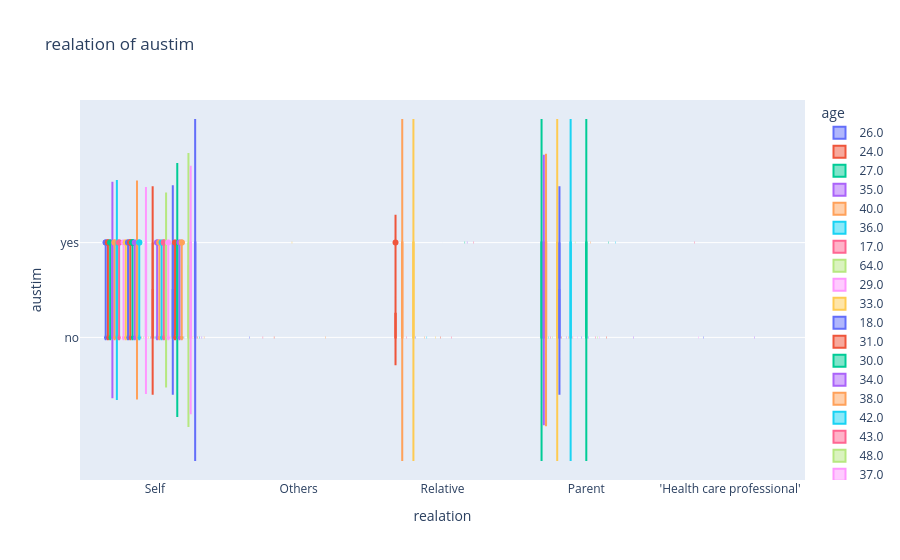

The code cell stored with this chart in its notebook:
### Markdown cell above
united states and their age between 17 to 30

### Code cell
fig = px.violin(df, x='realation', y='austim',color="age",
                box=True, title='realation of austim')
fig.show()

### Figure 1 — Plotly figure (JSON) as saved in the notebook; plotly's stock layout.template omitted (floating-point values rounded to 4 significant figures)
{"data": [{"alignmentgroup": "True", "box": {"visible": true}, "hovertemplate": "age=26.0<br>realation=%{x}<br>austim=%{y}<extra></extra>", "legendgroup": "26.0", "marker": {"color": "#636efa"}, "name": "26.0", "offsetgroup": "26.0", "orientation": "v", "scalegroup": "True", "showlegend": true, "type": "violin", "x": ["Self", "Self", "Self", "Self", "Self", "Self", "Self", "Self", "Self", "Self", "Self", "Self", "Self", "Self", "Others", "Self", "Self", "Self", "Self", "Self", "Self", "Self", "Self", "Self", "Self", "Self"], "x0": " ", "xaxis": "x", "y": ["no", "no", "no", "no", "no", "no", "no", "no", "no", "no", "no", "no", "no", "no", "no", "no", "yes", "no", "no", "no", "no", "no", "yes", "no", "no", "no"], "y0": " ", "yaxis": "y"}, {"alignmentgroup": "True", "box": {"visible": true}, "hovertemplate": "age=24.0<br>realation=%{x}<br>austim=%{y}<extra></extra>", "legendgroup": "24.0", "marker": {"color": "#EF553B"}, "name": "24.0", "offsetgroup": "24.0", "orientation": "v", "scalegroup": "True", "showlegend": true, "type": "violin", "x": ["Self", "Self", "Relative", "Relative", "Self", "Self", "Self", "Self", "Self", "Self", "Self", "Self", "Self", "Self", "Self", "Self", "Self", "Self", "Self", "Self", "Self", "Relative", "Self", "Relative", "Relative", "Self", "Self", "Self", "Self", "Self", "Self"], "x0": " ", "xaxis": "x", "y": ["yes", "no", "no", "no", "no", "no", "no", "no", "no", "no", "no", "no", "no", "no", "no", "no", "no", "no", "no", "yes", "no", "yes", "no", "no", "no", "yes", "no", "no", "no", "no", "no"], "y0": " ", "yaxis": "y"}, {"alignmentgroup": "True", "box": {"visible": true}, "hovertemplate": "age=27.0<br>realation=%{x}<br>austim=%{y}<extra></extra>", "legendgroup": "27.0", "marker": {"color": "#00cc96"}, "name": "27.0", "offsetgroup": "27.0", "orientation": "v", "scalegroup": "True", "showlegend": true, "type": "violin", "x": ["Parent", "Self", "Self", "Self", "Parent", "Self", "Self", "Self", "Self", "Self", "Self", "Self", "Self", "Self", "Self", "Self", "Self", "Self", "Self", "Self", "Self", "Self", "Self", "Self", "Self", "Self", "Self", "Self", "Self"], "x0": " ", "xaxis": "x", "y": ["yes", "no", "no", "no", "no", "no", "no", "no", "no", "no", "no", "no", "no", "no", "yes", "no", "no", "no", "no", "no", "no", "no", "yes", "no", "no", "no", "no", "no", "no"], "y0": " ", "yaxis": "y"}, {"alignmentgroup": "True", "box": {"visible": true}, "hovertemplate": "age=35.0<br>realation=%{x}<br>austim=%{y}<extra></extra>", "legendgroup": "35.0", "marker": {"color": "#ab63fa"}, "name": "35.0", "offsetgroup": "35.0", "orientation": "v", "scalegroup": "True", "showlegend": true, "type": "violin", "x": ["Self", "Self", "Self", "Parent", "Self", "Parent", "Self", "Self", "Self", "Self", "Parent", "Self", "Self", "Self", "Self", "Parent", "Self"], "x0": " ", "xaxis": "x", "y": ["yes", "yes", "yes", "no", "no", "yes", "yes", "no", "no", "yes", "yes", "no", "no", "no", "no", "no", "no"], "y0": " ", "yaxis": "y"}, {"alignmentgroup": "True", "box": {"visible": true}, "hovertemplate": "age=40.0<br>realation=%{x}<br>austim=%{y}<extra></extra>", "legendgroup": "40.0", "marker": {"color": "#FFA15A"}, "name": "40.0", "offsetgroup": "40.0", "orientation": "v", "scalegroup": "True", "showlegend": true, "type": "violin", "x": ["Self", "Self", "Parent", "Self", "Self", "Self", "Self", "Parent", "Self", "Self", "Self", "Parent", "Relative", "Relative", "Self", "Parent"], "x0": " ", "xaxis": "x", "y": ["no", "yes", "yes", "no", "no", "no", "no", "no", "no", "no", "no", "no", "no", "yes", "yes", "yes"], "y0": " ", "yaxis": "y"}, {"alignmentgroup": "True", "box": {"visible": true}, "hovertemplate": "age=36.0<br>realation=%{x}<br>austim=%{y}<extra></extra>", "legendgroup": "36.0", "marker": {"color": "#19d3f3"}, "name": "36.0", "offsetgroup": "36.0", "orientation": "v", "scalegroup": "True", "showlegend": true, "type": "violin", "x": ["Self", "Self", "Parent", "Self", "Self", "Self", "Self", "Self", "Parent", "Self", "Self", "Self", "Self"], "x0": " ", "xaxis": "x", "y": ["no", "yes", "no", "yes", "yes", "no", "no", "no", "no", "no", "yes", "no", "no"], "y0": " ", "yaxis": "y"}, {"alignmentgroup": "True", "box": {"visible": true}, "hovertemplate": "age=17.0<br>realation=%{x}<br>austim=%{y}<extra></extra>", "legendgroup": "17.0", "marker": {"color": "#FF6692"}, "name": "17.0", "offsetgroup": "17.0", "orientation": "v", "scalegroup": "True", "showlegend": true, "type": "violin", "x": ["Self", "'Health care professional'", "Self", "Self", "Self", "Self", "Self", "Self", "Relative", "Self", "Others", "Relative", "Self", "Relative", "Self", "Parent", "Self", "Self"], "x0": " ", "xaxis": "x", "y": ["no", "yes", "no", "no", "no", "no", "yes", "no", "no", "no", "no", "no", "no", "no", "no", "no", "yes", "no"], "y0": " ", "yaxis": "y"}, {"alignmentgroup": "True", "box": {"visible": true}, "hovertemplate": "age=64.0<br>realation=%{x}<br>austim=%{y}<extra></extra>", "legendgroup": "64.0", "marker": {"color": "#B6E880"}, "name": "64.0", "offsetgroup": "64.0", "orientation": "v", "scalegroup": "True", "showlegend": true, "type": "violin", "x": ["Parent"], "x0": " ", "xaxis": "x", "y": ["no"], "y0": " ", "yaxis": "y"}, {"alignmentgroup": "True", "box": {"visible": true}, "hovertemplate": "age=29.0<br>realation=%{x}<br>austim=%{y}<extra></extra>", "legendgroup": "29.0", "marker": {"color": "#FF97FF"}, "name": "29.0", "offsetgroup": "29.0", "orientation": "v", "scalegroup": "True", "showlegend": true, "type": "violin", "x": ["Self", "Self", "Self", "Self", "Self", "Self", "Self", "Self", "Self", "Self", "Self", "Self", "Self", "Self", "'Health care professional'", "Self", "Self", "Self", "Self", "Self", "Self", "Self", "Self", "Self", "Self"], "x0": " ", "xaxis": "x", "y": ["no", "no", "no", "no", "no", "no", "no", "no", "no", "no", "no", "yes", "no", "no", "no", "no", "no", "no", "no", "no", "no", "no", "no", "no", "no"], "y0": " ", "yaxis": "y"}, {"alignmentgroup": "True", "box": {"visible": true}, "hovertemplate": "age=33.0<br>realation=%{x}<br>austim=%{y}<extra></extra>", "legendgroup": "33.0", "marker": {"color": "#FECB52"}, "name": "33.0", "offsetgroup": "33.0", "orientation": "v", "scalegroup": "True", "showlegend": true, "type": "violin", "x": ["Relative", "Self", "Self", "Self", "Parent", "Self", "Self", "Relative", "Self", "Self", "Self", "Parent", "Self", "Self", "Self", "Self"], "x0": " ", "xaxis": "x", "y": ["no", "yes", "yes", "no", "yes", "no", "no", "yes", "no", "no", "no", "no", "no", "no", "no", "no"], "y0": " ", "yaxis": "y"}, {"alignmentgroup": "True", "box": {"visible": true}, "hovertemplate": "age=18.0<br>realation=%{x}<br>austim=%{y}<extra></extra>", "legendgroup": "18.0", "marker": {"color": "#636efa"}, "name": "18.0", "offsetgroup": "18.0", "orientation": "v", "scalegroup": "True", "showlegend": true, "type": "violin", "x": ["Parent", "Parent", "Self", "Self", "Self", "Self", "Self", "Self", "Self", "Self", "Relative", "Relative", "Relative", "Relative", "Self", "Self", "Self", "Self", "Self", "Relative", "Self", "Self", "Self", "Self", "Parent", "Self", "Self", "Parent", "'Health care professional'"], "x0": " ", "xaxis": "x", "y": ["no", "yes", "no", "no", "no", "no", "no", "no", "no", "yes", "no", "no", "no", "no", "no", "no", "no", "no", "yes", "no", "no", "no", "no", "no", "no", "no", "no", "no", "no"], "y0": " ", "yaxis": "y"}, {"alignmentgroup": "True", "box": {"visible": true}, "hovertemplate": "age=31.0<br>realation=%{x}<br>austim=%{y}<extra></extra>", "legendgroup": "31.0", "marker": {"color": "#EF553B"}, "name": "31.0", "offsetgroup": "31.0", "orientation": "v", "scalegroup": "True", "showlegend": true, "type": "violin", "x": ["Self", "Self", "Parent", "Self", "Self", "Self", "Others", "Self", "Self", "Self", "Self", "Self", "Self", "Self", "Self", "Self", "Self", "Self", "Self", "Self", "Self"], "x0": " ", "xaxis": "x", "y": ["no", "no", "no", "yes", "no", "no", "no", "yes", "no", "yes", "no", "no", "no", "no", "no", "no", "no", "no", "no", "no", "yes"], "y0": " ", "yaxis": "y"}, {"alignmentgroup": "True", "box": {"visible": true}, "hovertemplate": "age=30.0<br>realation=%{x}<br>austim=%{y}<extra></extra>", "legendgroup": "30.0", "marker": {"color": "#00cc96"}, "name": "30.0", "offsetgroup": "30.0", "orientation": "v", "scalegroup": "True", "showlegend": true, "type": "violin", "x": ["Self", "Self", "Self", "Self", "Self", "Self", "Self", "Self", "Self", "Self", "Self", "Self", "Self", "Self", "Self", "Self", "Self", "Self", "Self", "Self", "Self", "Self", "Self", "Self", "Self", "Self", "Self"], "x0": " ", "xaxis": "x", "y": ["no", "no", "no", "no", "yes", "no", "no", "no", "yes", "no", "no", "no", "no", "no", "no", "no", "no", "no", "yes", "yes", "no", "no", "no", "yes", "no", "no", "yes"], "y0": " ", "yaxis": "y"}, {"alignmentgroup": "True", "box": {"visible": true}, "hovertemplate": "age=34.0<br>realation=%{x}<br>austim=%{y}<extra></extra>", "legendgroup": "34.0", "marker": {"color": "#ab63fa"}, "name": "34.0", "offsetgroup": "34.0", "orientation": "v", "scalegroup": "True", "showlegend": true, "type": "violin", "x": ["Self", "Self", "Self", "Self", "Self", "Self", "Self", "Self", "Self", "Self", "Self", "Parent"], "x0": " ", "xaxis": "x", "y": ["no", "no", "yes", "no", "no", "no", "no", "no", "no", "no", "no", "no"], "y0": " ", "yaxis": "y"}, {"alignmentgroup": "True", "box": {"visible": true}, "hovertemplate": "age=38.0<br>realation=%{x}<br>austim=%{y}<extra></extra>", "legendgroup": "38.0", "marker": {"color": "#FFA15A"}, "name": "38.0", "offsetgroup": "38.0", "orientation": "v", "scalegroup": "True", "showlegend": true, "type": "violin", "x": ["Self", "Parent", "Self", "Self", "Self", "Self", "Self", "Relative", "Self", "Self", "Self", "Self"], "x0": " ", "xaxis": "x", "y": ["no", "no", "yes", "no", "no", "no", "no", "no", "no", "yes", "no", "yes"], "y0": " ", "yaxis": "y"}, {"alignmentgroup": "True", "box": {"visible": true}, "hovertemplate": "age=42.0<br>realation=%{x}<br>austim=%{y}<extra></extra>", "legendgroup": "42.0", "marker": {"color": "#19d3f3"}, "name": "42.0", "offsetgroup": "42.0", "orientation": "v", "scalegroup": "True", "showlegend": true, "type": "violin", "x": ["Relative", "Self", "Self", "Self", "Self", "Self", "Parent", "Parent", "Self", "Self", "Self", "Self", "Self", "Self", "Self"], "x0": " ", "xaxis": "x", "y": ["no", "no", "no", "yes", "no", "no", "no", "yes", "no", "no", "no", "no", "no", "yes", "no"], "y0": " ", "yaxis": "y"}, {"alignmentgroup": "True", "box": {"visible": true}, "hovertemplate": "age=43.0<br>realation=%{x}<br>austim=%{y}<extra></extra>", "legendgroup": "43.0", "marker": {"color": "#FF6692"}, "name": "43.0", "offsetgroup": "43.0", "orientation": "v", "scalegroup": "True", "showlegend": true, "type": "violin", "x": ["Self", "Self", "Self", "Self", "Self", "Parent", "Self", "Self", "Self", "Self", "Self"], "x0": " ", "xaxis": "x", "y": ["no", "no", "no", "no", "no", "no", "no", "no", "no", "no", "no"], "y0": " ", "yaxis": "y"}, {"alignmentgroup": "True", "box": {"visible": true}, "hovertemplate": "age=48.0<br>realation=%{x}<br>austim=%{y}<extra></extra>", "legendgroup": "48.0", "marker": {"color": "#B6E880"}, "name": "48.0", "offsetgroup": "48.0", "orientation": "v", "scalegroup": "True", "showlegend": true, "type": "violin", "x": ["Self", "Self", "Parent", "Self"], "x0": " ", "xaxis": "x", "y": ["no", "no", "yes", "no"], "y0": " ", "yaxis": "y"}, {"alignmentgroup": "True", "box": {"visible": true}, "hovertemplate": "age=37.0<br>realation=%{x}<br>austim=%{y}<extra></extra>", "legendgroup": "37.0", "marker": {"color": "#FF97FF"}, "name": "37.0", "offsetgroup": "37.0", "orientation": "v", "scalegroup": "True", "showlegend": true, "type": "violin", "x": ["Self", "Self", "Self", "Self", "Self", "Self", "Self", "Self", "Self", "Self", "Self", "Parent", "Self", "Self", "Self", "Parent"], "x0": " ", "xaxis": "x", "y": ["yes", "yes", "no", "no", "no", "no", "no", "yes", "no", "no", "no", "no", "no", "no", "yes", "no"], "y0": " ", "yaxis": "y"}, {"alignmentgroup": "True", "box": {"visible": true}, "hovertemplate": "age=55.0<br>realation=%{x}<br>austim=%{y}<extra></extra>", "legendgroup": "55.0", "marker": {"color": "#FECB52"}, "name": "55.0", "offsetgroup": "55.0", "orientation": "v", "scalegroup": "True", "showlegend": true, "type": "violin", "x": ["Self", "Self", "Relative", "Self", "Others", "Self"], "x0": " ", "xaxis": "x", "y": ["no", "no", "no", "no", "yes", "no"], "y0": " ", "yaxis": "y"}, {"alignmentgroup": "True", "box": {"visible": true}, "hovertemplate": "age=50.0<br>realation=%{x}<br>austim=%{y}<extra></extra>", "legendgroup": "50.0", "marker": {"color": "#636efa"}, "name": "50.0", "offsetgroup": "50.0", "orientation": "v", "scalegroup": "True", "showlegend": true, "type": "violin", "x": ["Self", "Self", "Self", "Self", "Parent"], "x0": " ", "xaxis": "x", "y": ["no", "no", "no", "no", "no"], "y0": " ", "yaxis": "y"}, {"alignmentgroup": "True", "box": {"visible": true}, "hovertemplate": "age=53.0<br>realation=%{x}<br>austim=%{y}<extra></extra>", "legendgroup": "53.0", "marker": {"color": "#EF553B"}, "name": "53.0", "offsetgroup": "53.0", "orientation": "v", "scalegroup": "True", "showlegend": true, "type": "violin", "x": ["Self", "Relative", "Self", "Self", "Self", "Relative"], "x0": " ", "xaxis": "x", "y": ["no", "no", "yes", "no", "no", "no"], "y0": " ", "yaxis": "y"}, {"alignmentgroup": "True", "box": {"visible": true}, "hovertemplate": "age=20.0<br>realation=%{x}<br>austim=%{y}<extra></extra>", "legendgroup": "20.0", "marker": {"color": "#00cc96"}, "name": "20.0", "offsetgroup": "20.0", "orientation": "v", "scalegroup": "True", "showlegend": true, "type": "violin", "x": ["Self", "Self", "Self", "Self", "Self", "Self", "Self", "Self", "Parent", "Self", "Self", "Self", "Self", "Self", "Self", "Self", "Self", "Self", "Self", "Self", "Parent", "Self", "Self", "Self", "Self", "Self", "Self", "Self", "Self", "Self", "Self", "Self", "Self", "Self", "Self", "Self", "Self", "Self", "Self", "Self", "Self", "Self", "Self"], "x0": " ", "xaxis": "x", "y": ["no", "no", "no", "no", "no", "no", "no", "no", "yes", "no", "no", "no", "no", "no", "no", "no", "no", "no", "no", "no", "no", "no", "no", "no", "no", "no", "no", "no", "no", "no", "no", "no", "no", "no", "no", "no", "no", "no", "no", "no", "no", "no", "no"], "y0": " ", "yaxis": "y"}, {"alignmentgroup": "True", "box": {"visible": true}, "hovertemplate": "age=28.0<br>realation=%{x}<br>austim=%{y}<extra></extra>", "legendgroup": "28.0", "marker": {"color": "#ab63fa"}, "name": "28.0", "offsetgroup": "28.0", "orientation": "v", "scalegroup": "True", "showlegend": true, "type": "violin", "x": ["Self", "Self", "Self", "Self", "Parent", "Self", "Self", "Self", "Self", "Self", "Self", "Self", "Self", "Self", "Self", "Self", "Self", "Parent", "Self", "Self", "Self", "Self", "Parent"], "x0": " ", "xaxis": "x", "y": ["no", "no", "no", "yes", "no", "no", "no", "no", "no", "no", "no", "yes", "no", "no", "no", "no", "no", "no", "no", "no", "no", "no", "no"], "y0": " ", "yaxis": "y"}, {"alignmentgroup": "True", "box": {"visible": true}, "hovertemplate": "age=21.0<br>realation=%{x}<br>austim=%{y}<extra></extra>", "legendgroup": "21.0", "marker": {"color": "#FFA15A"}, "name": "21.0", "offsetgroup": "21.0", "orientation": "v", "scalegroup": "True", "showlegend": true, "type": "violin", "x": ["Self", "Self", "Self", "Self", "Self", "Self", "Self", "Self", "Self", "Self", "Self", "Self", "Self", "Self", "Self", "Self", "Self", "Self", "Self", "Self", "Self", "Self", "Self", "Self", "Self", "Self", "Self", "Self", "Self", "Self", "Self", "Self", "Self", "Self", "Self", "Parent", "Self", "Self", "Self", "Self", "Self", "Self", "Self"], "x0": " ", "xaxis": "x", "y": ["no", "yes", "no", "no", "no", "no", "no", "no", "no", "no", "no", "no", "no", "no", "no", "no", "no", "no", "no", "no", "no", "no", "no", "no", "no", "no", "no", "no", "no", "no", "no", "no", "no", "no", "yes", "yes", "no", "no", "no", "no", "no", "no", "no"], "y0": " ", "yaxis": "y"}, {"alignmentgroup": "True", "box": {"visible": true}, "hovertemplate": "age=47.0<br>realation=%{x}<br>austim=%{y}<extra></extra>", "legendgroup": "47.0", "marker": {"color": "#19d3f3"}, "name": "47.0", "offsetgroup": "47.0", "orientation": "v", "scalegroup": "True", "showlegend": true, "type": "violin", "x": ["Self", "Self", "Self", "Self", "Self", "Self"], "x0": " ", "xaxis": "x", "y": ["no", "no", "no", "yes", "no", "no"], "y0": " ", "yaxis": "y"}, {"alignmentgroup": "True", "box": {"visible": true}, "hovertemplate": "age=32.0<br>realation=%{x}<br>austim=%{y}<extra></extra>", "legendgroup": "32.0", "marker": {"color": "#FF6692"}, "name": "32.0", "offsetgroup": "32.0", "orientation": "v", "scalegroup": "True", "showlegend": true, "type": "violin", "x": ["Self", "Self", "Self", "Self", "Self", "Self", "Self", "Parent", "Self", "Self", "Parent", "Parent", "Self", "Relative", "Self", "Self", "Self", "Self"], "x0": " ", "xaxis": "x", "y": ["yes", "yes", "no", "no", "no", "no", "yes", "no", "no", "no", "no", "no", "no", "no", "no", "no", "no", "no"], "y0": " ", "yaxis": "y"}, {"alignmentgroup": "True", "box": {"visible": true}, "hovertemplate": "age=44.0<br>realation=%{x}<br>austim=%{y}<extra></extra>", "legendgroup": "44.0", "marker": {"color": "#B6E880"}, "name": "44.0", "offsetgroup": "44.0", "orientation": "v", "scalegroup": "True", "showlegend": true, "type": "violin", "x": ["Self", "Self", "Self", "Parent", "Self", "Self", "Self", "Self", "Self"], "x0": " ", "xaxis": "x", "y": ["no", "no", "no", "no", "no", "yes", "no", "no", "yes"], "y0": " ", "yaxis": "y"}, {"alignmentgroup": "True", "box": {"visible": true}, "hovertemplate": "age=19.0<br>realation=%{x}<br>austim=%{y}<extra></extra>", "legendgroup": "19.0", "marker": {"color": "#FF97FF"}, "name": "19.0", "offsetgroup": "19.0", "orientation": "v", "scalegroup": "True", "showlegend": true, "type": "violin", "x": ["Parent", "Self", "Parent", "Parent", "Self", "Parent", "Self", "Self", "Self", "Self", "Self", "Self", "Self", "Self", "Self", "Self", "Self", "Self", "Self", "Self", "Self", "Self", "Self", "Self", "Self", "Self", "Self", "Self", "Self", "Parent", "Self"], "x0": " ", "xaxis": "x", "y": ["no", "yes", "no", "no", "no", "no", "no", "no", "no", "no", "no", "no", "no", "no", "no", "no", "no", "no", "no", "no", "no", "no", "no", "no", "no", "no", "no", "no", "no", "no", "no"], "y0": " ", "yaxis": "y"}, {"alignmentgroup": "True", "box": {"visible": true}, "hovertemplate": "age=58.0<br>realation=%{x}<br>austim=%{y}<extra></extra>", "legendgroup": "58.0", "marker": {"color": "#FECB52"}, "name": "58.0", "offsetgroup": "58.0", "orientation": "v", "scalegroup": "True", "showlegend": true, "type": "violin", "x": ["Self", "Self"], "x0": " ", "xaxis": "x", "y": ["no", "no"], "y0": " ", "yaxis": "y"}, {"alignmentgroup": "True", "box": {"visible": true}, "hovertemplate": "age=45.0<br>realation=%{x}<br>austim=%{y}<extra></extra>", "legendgroup": "45.0", "marker": {"color": "#636efa"}, "name": "45.0", "offsetgroup": "45.0", "orientation": "v", "scalegroup": "True", "showlegend": true, "type": "violin", "x": ["Self", "Self", "Self", "Self"], "x0": " ", "xaxis": "x", "y": ["no", "yes", "no", "no"], "y0": " ", "yaxis": "y"}, {"alignmentgroup": "True", "box": {"visible": true}, "hovertemplate": "age=22.0<br>realation=%{x}<br>austim=%{y}<extra></extra>", "legendgroup": "22.0", "marker": {"color": "#EF553B"}, "name": "22.0", "offsetgroup": "22.0", "orientation": "v", "scalegroup": "True", "showlegend": true, "type": "violin", "x": ["Self", "Self", "Self", "Self", "Self", "Self", "Self", "Self", "Self", "Self", "Self", "Self", "Self", "Self", "Self", "Parent", "Self", "Self", "Self", "Self", "Self", "Self", "Self", "Self", "Self", "Self", "Self", "Self", "Self", "Self", "Self", "Self", "Self", "Self", "Self", "Self", "Self"], "x0": " ", "xaxis": "x", "y": ["no", "no", "no", "no", "no", "no", "no", "no", "no", "no", "no", "yes", "no", "no", "no", "no", "no", "no", "no", "no", "no", "no", "no", "no", "no", "no", "no", "no", "no", "no", "no", "no", "no", "no", "no", "no", "no"], "y0": " ", "yaxis": "y"}, {"alignmentgroup": "True", "box": {"visible": true}, "hovertemplate": "age=39.0<br>realation=%{x}<br>austim=%{y}<extra></extra>", "legendgroup": "39.0", "marker": {"color": "#00cc96"}, "name": "39.0", "offsetgroup": "39.0", "orientation": "v", "scalegroup": "True", "showlegend": true, "type": "violin", "x": ["Self", "Relative", "Self", "Self", "Parent", "Self", "Self"], "x0": " ", "xaxis": "x", "y": ["no", "yes", "no", "yes", "yes", "yes", "no"], "y0": " ", "yaxis": "y"}, {"alignmentgroup": "True", "box": {"visible": true}, "hovertemplate": "age=25.0<br>realation=%{x}<br>austim=%{y}<extra></extra>", "legendgroup": "25.0", "marker": {"color": "#ab63fa"}, "name": "25.0", "offsetgroup": "25.0", "orientation": "v", "scalegroup": "True", "showlegend": true, "type": "violin", "x": ["Self", "Self", "Self", "Self", "Self", "Self", "Self", "Self", "Self", "Self", "Self", "Relative", "'Health care professional'", "Self", "Self", "Self", "Self", "Self", "Self", "Self", "Self", "Self", "Self"], "x0": " ", "xaxis": "x", "y": ["no", "yes", "no", "no", "no", "no", "no", "no", "no", "no", "no", "yes", "no", "no", "no", "no", "no", "no", "no", "no", "no", "no", "no"], "y0": " ", "yaxis": "y"}, {"alignmentgroup": "True", "box": {"visible": true}, "hovertemplate": "age=23.0<br>realation=%{x}<br>austim=%{y}<extra></extra>", "legendgroup": "23.0", "marker": {"color": "#FFA15A"}, "name": "23.0", "offsetgroup": "23.0", "orientation": "v", "scalegroup": "True", "showlegend": true, "type": "violin", "x": ["Self", "Self", "Self", "Self", "Self", "Self", "Self", "Self", "Self", "Self", "Self", "Self", "Self", "Self", "Self", "Self", "Self", "Self", "Self", "Self", "Others", "Self", "Self", "Self", "Self", "Self", "Self", "Self", "Self", "Self", "Self", "Self"], "x0": " ", "xaxis": "x", "y": ["no", "no", "no", "no", "no", "no", "no", "no", "no", "no", "no", "no", "no", "no", "no", "no", "yes", "no", "no", "no", "no", "no", "no", "no", "no", "no", "no", "yes", "no", "no", "no", "no"], "y0": " ", "yaxis": "y"}, {"alignmentgroup": "True", "box": {"visible": true}, "hovertemplate": "age=54.0<br>realation=%{x}<br>austim=%{y}<extra></extra>", "legendgroup": "54.0", "marker": {"color": "#19d3f3"}, "name": "54.0", "offsetgroup": "54.0", "orientation": "v", "scalegroup": "True", "showlegend": true, "type": "violin", "x": ["Self", "Parent"], "x0": " ", "xaxis": "x", "y": ["no", "yes"], "y0": " ", "yaxis": "y"}, {"alignmentgroup": "True", "box": {"visible": true}, "hovertemplate": "age=60.0<br>realation=%{x}<br>austim=%{y}<extra></extra>", "legendgroup": "60.0", "marker": {"color": "#FF6692"}, "name": "60.0", "offsetgroup": "60.0", "orientation": "v", "scalegroup": "True", "showlegend": true, "type": "violin", "x": ["Relative"], "x0": " ", "xaxis": "x", "y": ["yes"], "y0": " ", "yaxis": "y"}, {"alignmentgroup": "True", "box": {"visible": true}, "hovertemplate": "age=41.0<br>realation=%{x}<br>austim=%{y}<extra></extra>", "legendgroup": "41.0", "marker": {"color": "#B6E880"}, "name": "41.0", "offsetgroup": "41.0", "orientation": "v", "scalegroup": "True", "showlegend": true, "type": "violin", "x": ["Self", "Self", "Self"], "x0": " ", "xaxis": "x", "y": ["no", "yes", "no"], "y0": " ", "yaxis": "y"}, {"alignmentgroup": "True", "box": {"visible": true}, "hovertemplate": "age=46.0<br>realation=%{x}<br>austim=%{y}<extra></extra>", "legendgroup": "46.0", "marker": {"color": "#FF97FF"}, "name": "46.0", "offsetgroup": "46.0", "orientation": "v", "scalegroup": "True", "showlegend": true, "type": "violin", "x": ["Self", "Self", "Self", "Self", "Self", "Self"], "x0": " ", "xaxis": "x", "y": ["no", "no", "yes", "yes", "yes", "no"], "y0": " ", "yaxis": "y"}, {"alignmentgroup": "True", "box": {"visible": true}, "hovertemplate": "age=56.0<br>realation=%{x}<br>austim=%{y}<extra></extra>", "legendgroup": "56.0", "marker": {"color": "#FECB52"}, "name": "56.0", "offsetgroup": "56.0", "orientation": "v", "scalegroup": "True", "showlegend": true, "type": "violin", "x": ["Self", "Self"], "x0": " ", "xaxis": "x", "y": ["no", "no"], "y0": " ", "yaxis": "y"}, {"alignmentgroup": "True", "box": {"visible": true}, "hovertemplate": "age=61.0<br>realation=%{x}<br>austim=%{y}<extra></extra>", "legendgroup": "61.0", "marker": {"color": "#636efa"}, "name": "61.0", "offsetgroup": "61.0", "orientation": "v", "scalegroup": "True", "showlegend": true, "type": "violin", "x": ["Self", "Self"], "x0": " ", "xaxis": "x", "y": ["yes", "no"], "y0": " ", "yaxis": "y"}, {"alignmentgroup": "True", "box": {"visible": true}, "hovertemplate": "age=59.0<br>realation=%{x}<br>austim=%{y}<extra></extra>", "legendgroup": "59.0", "marker": {"color": "#EF553B"}, "name": "59.0", "offsetgroup": "59.0", "orientation": "v", "scalegroup": "True", "showlegend": true, "type": "violin", "x": ["Self"], "x0": " ", "xaxis": "x", "y": ["no"], "y0": " ", "yaxis": "y"}, {"alignmentgroup": "True", "box": {"visible": true}, "hovertemplate": "age=52.0<br>realation=%{x}<br>austim=%{y}<extra></extra>", "legendgroup": "52.0", "marker": {"color": "#00cc96"}, "name": "52.0", "offsetgroup": "52.0", "orientation": "v", "scalegroup": "True", "showlegend": true, "type": "violin", "x": ["Self", "Self", "Self", "Self", "Self"], "x0": " ", "xaxis": "x", "y": ["no", "no", "no", "no", "no"], "y0": " ", "yaxis": "y"}, {"alignmentgroup": "True", "box": {"visible": true}, "hovertemplate": "age=49.0<br>realation=%{x}<br>austim=%{y}<extra></extra>", "legendgroup": "49.0", "marker": {"color": "#ab63fa"}, "name": "49.0", "offsetgroup": "49.0", "orientation": "v", "scalegroup": "True", "showlegend": true, "type": "violin", "x": ["Parent", "Parent", "Self"], "x0": " ", "xaxis": "x", "y": ["no", "no", "no"], "y0": " ", "yaxis": "y"}, {"alignmentgroup": "True", "box": {"visible": true}, "hovertemplate": "age=51.0<br>realation=%{x}<br>austim=%{y}<extra></extra>", "legendgroup": "51.0", "marker": {"color": "#FFA15A"}, "name": "51.0", "offsetgroup": "51.0", "orientation": "v", "scalegroup": "True", "showlegend": true, "type": "violin", "x": ["Self"], "x0": " ", "xaxis": "x", "y": ["no"], "y0": " ", "yaxis": "y"}], "layout": {"legend": {"title": {"text": "age"}, "tracegroupgap": 0}, "title": {"text": "realation of austim"}, "violinmode": "group", "xaxis": {"anchor": "y", "domain": [0, 1], "title": {"text": "realation"}}, "yaxis": {"anchor": "x", "domain": [0, 1], "title": {"text": "austim"}}}}
